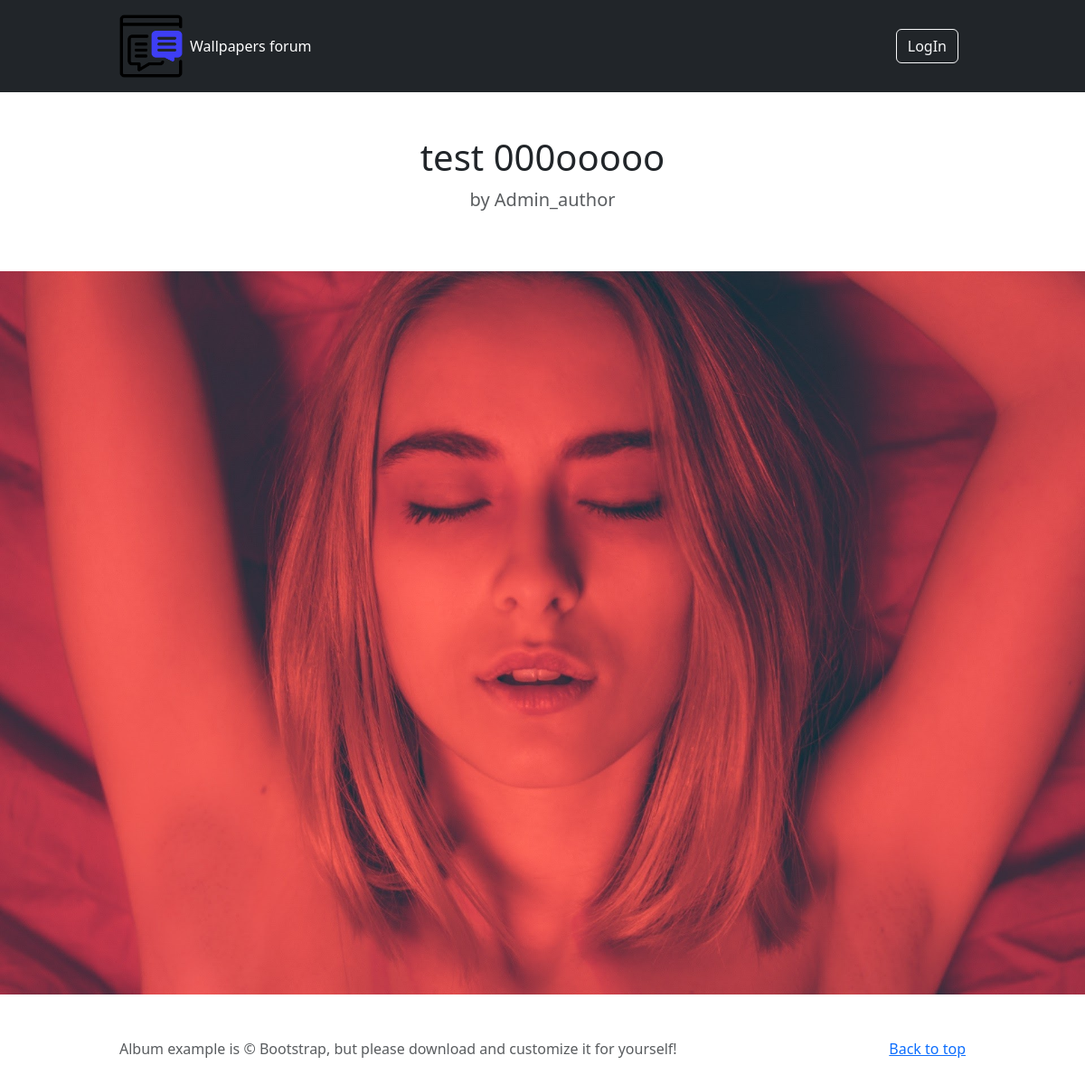
The page /posts/4 on the database its author committed.
### first/models.py (models this page shows)
class Post(models.Model):
    title = models.CharField(max_length=100)
    image = models.ImageField(upload_to='uploads', blank=True)
    author = models.ForeignKey('Author', on_delete=models.DO_NOTHING)
    issued = models.DateTimeField()

class Author(models.Model):
    email = models.EmailField(primary_key=True)
    name = models.CharField(max_length=100)

### first/views.py (the view)
# urls.py: path('posts/<int:id>', first_views.post, name="post"),
def post(request, id):
    try:
        p = Post.objects.get(id=id)
        viewed_posts = request.session.get('viewed_posts', [])
        if id not in viewed_posts:
            viewed_posts.append(id)
            request.session['viewed_posts'] = viewed_posts
    except:
        p = False
    return render(request, 'post.html', {'post':p, 'id':id})

### first/templates/post.html
{% extends 'base.html' %}
{% load static %}
{% block content %}
  <main>
      <section class="py-5 text-center container">
          <div class="row py-lg-7">
            <div class="col-lg-8 col-md-8 mx-auto">
              <h1 class="fw-light">{{ post.title }}
              </h1>
              <p class="lead text-muted"> by {{ post.author.name }}</p>
            </div>
          </div>
        </section>
      <div>
      {% if post.image %}
      <img class="bd-placeholder-img card-img-top" src="{{ post.image.url }}"></img>
      {% endif %}
      </div>
  </main>
{% endblock %}

### first/static/first/style/add.css (style rules this page uses)
.container { max-width: 960px; }

### rows shown on the page
Post: title "test 000ooooo", author.name "Admin_author", image (picture)
